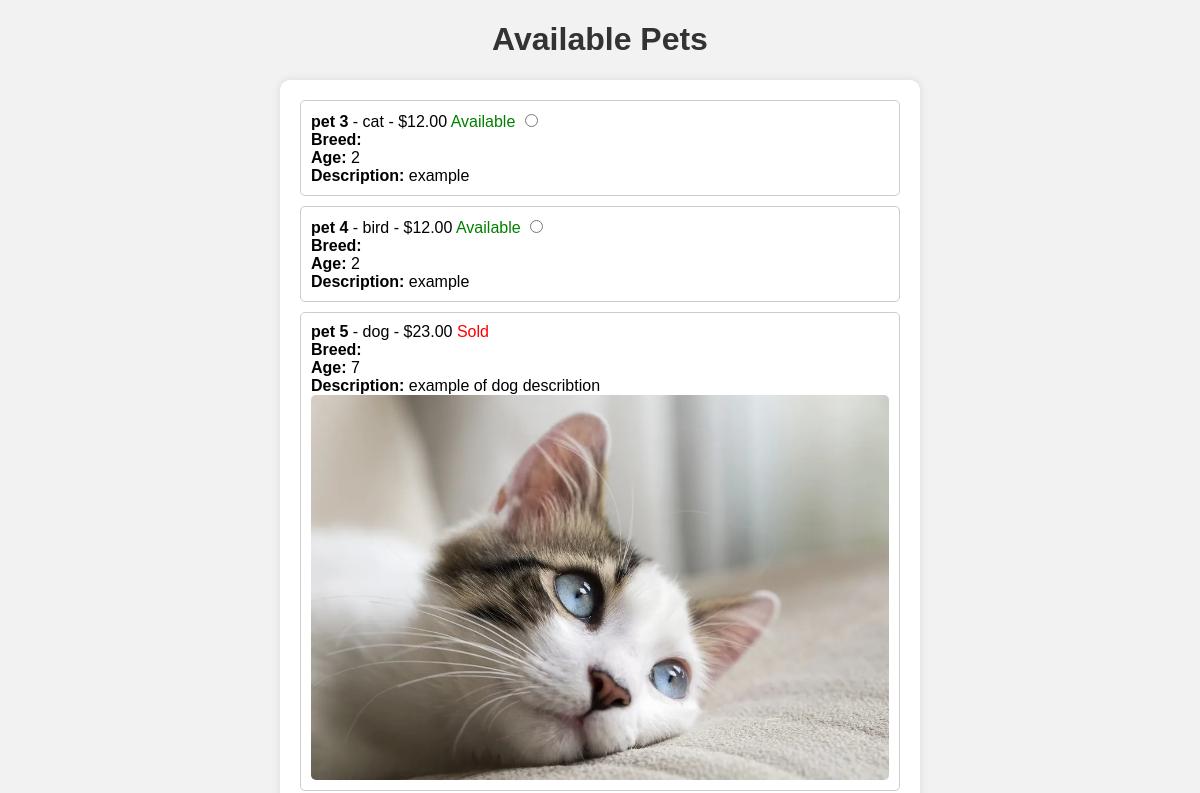
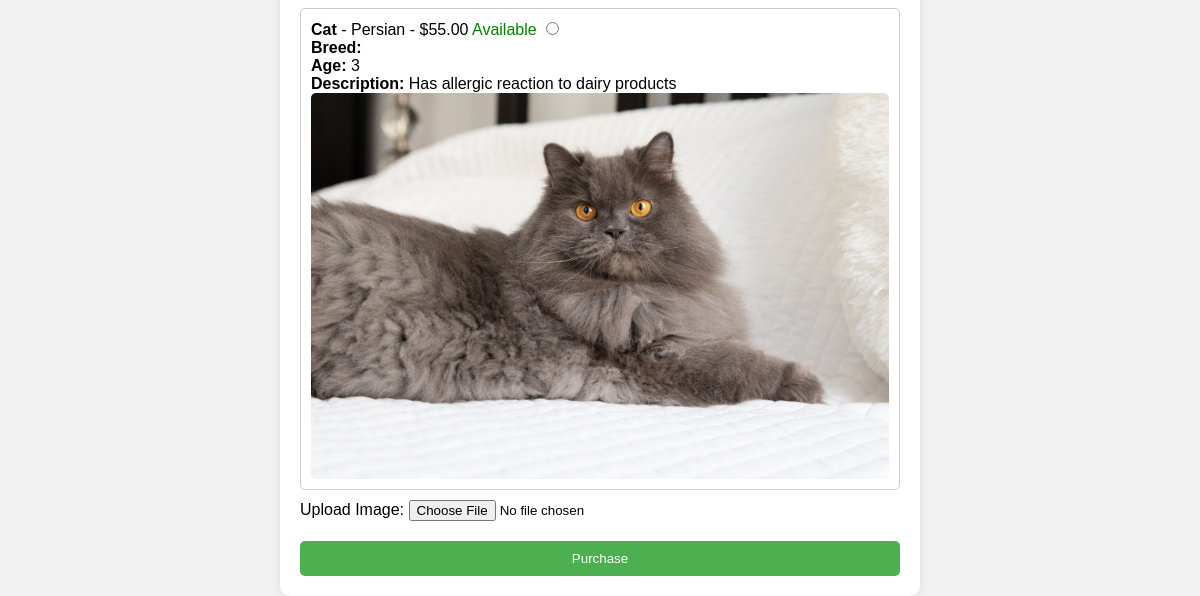
Before: /buy/ with the older database file (2 pictures, top to bottom).
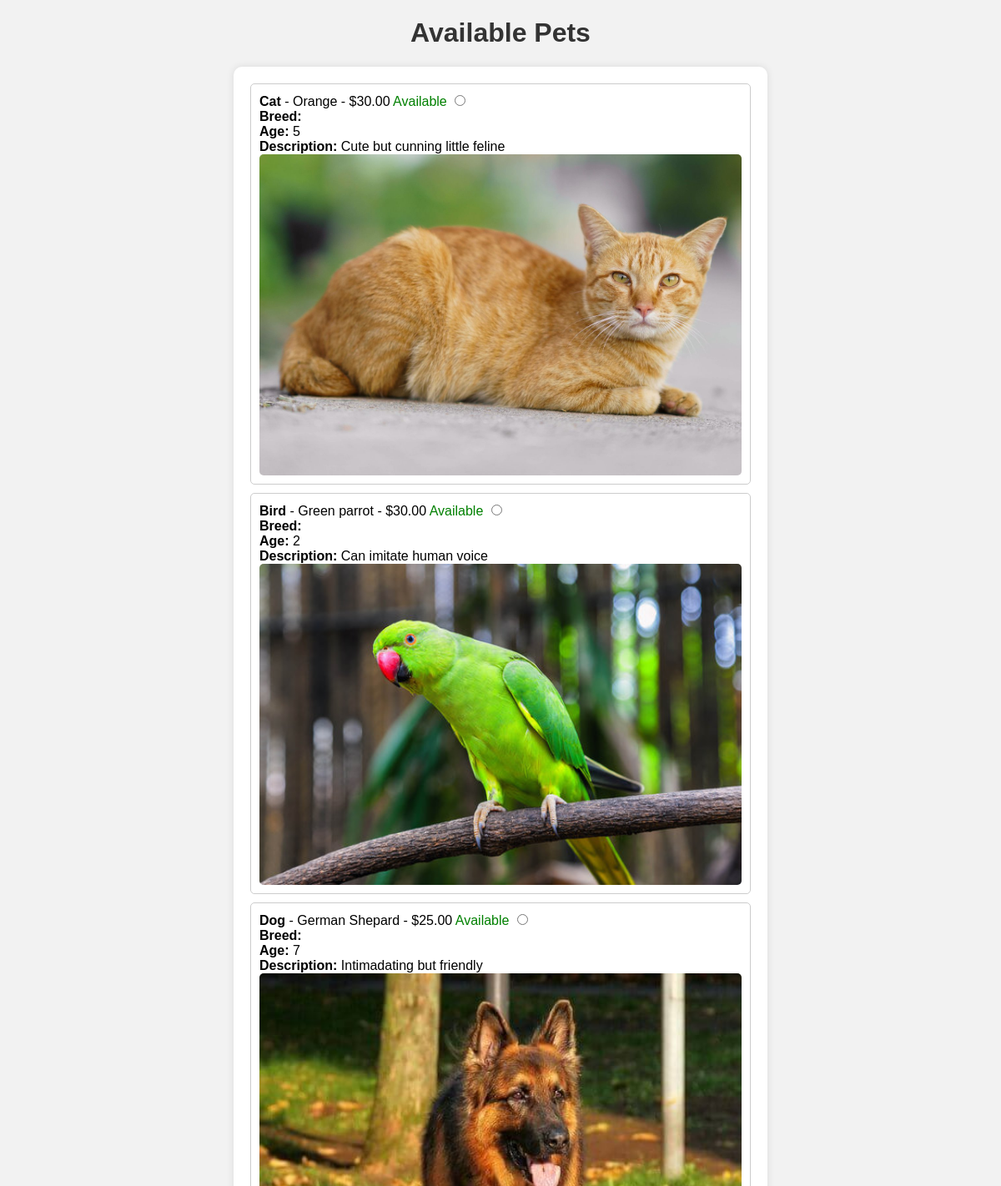
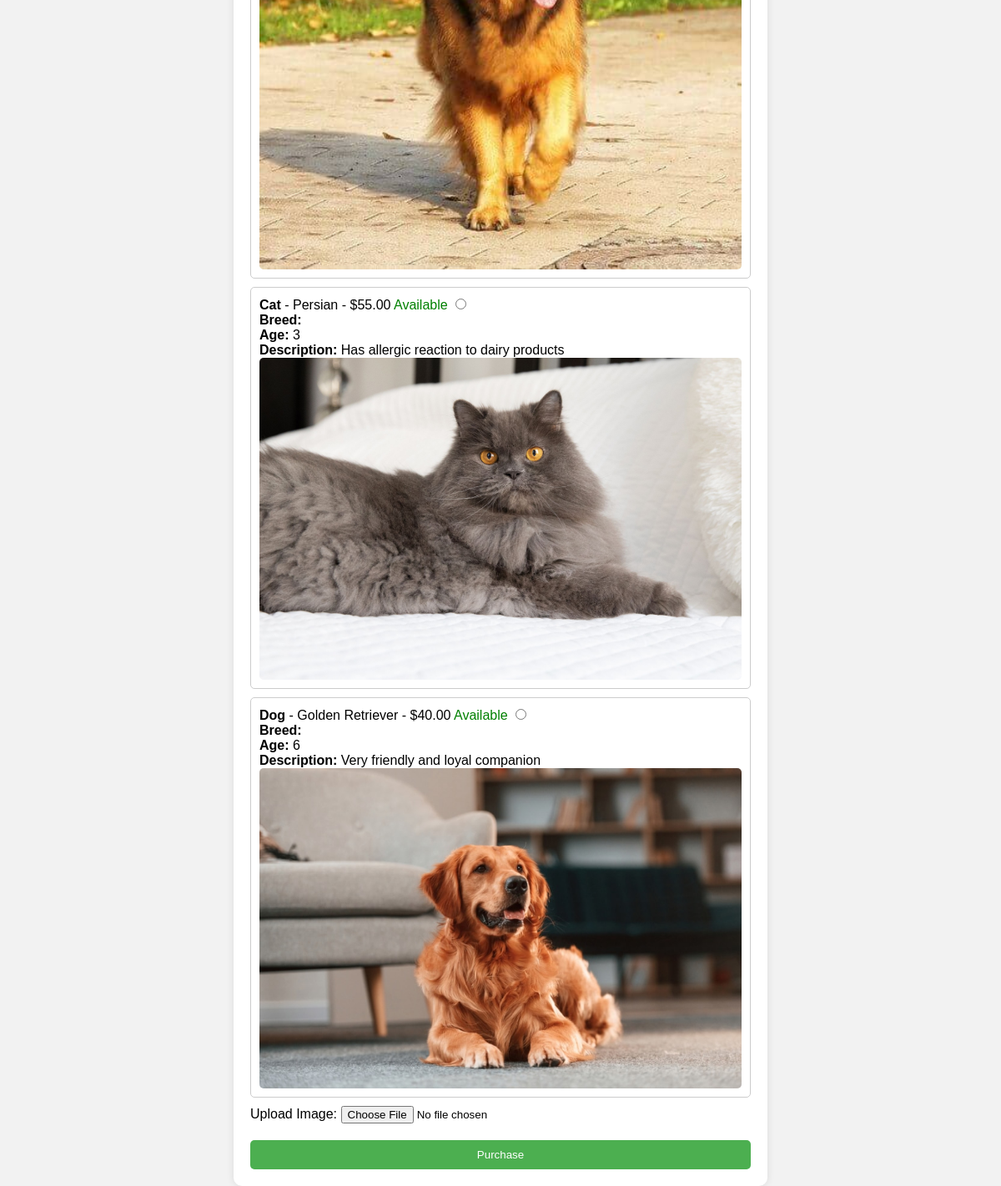
After: the same page with the newer database file (2 pictures, top to bottom).
### app1/models.py (models this page shows)
class PetAdd(models.Model):
    name = models.CharField(max_length=100)
    species = models.CharField(max_length=100)
    age = models.IntegerField()
    description = models.TextField()
    price = models.DecimalField(max_digits=10, decimal_places=2)
    available = models.BooleanField(default=True)
    image = models.ImageField(upload_to='pet_images/', null=True, blank=True)
    image_url = models.URLField(null=True, blank=True)

### app1/views.py (the view)
# urls.py: path('buy/', buy_pet, name='buy_pet'),
def buy_pet(request):
    if request.method == 'POST':
        pet_id = request.POST.get('pet_id')
        pet = PetAdd.objects.get(id=pet_id)
        pet.available = False  # Mark the pet as sold
        pet.save()  # Save the changes to the database
        return redirect('buy_pet')  # Redirect to refresh the page after purchase
    pets = PetAdd.objects.all()
    return render(request, 'buy.html', {'pets': pets})

### templates/buy.html (shortened to what this page needs)
<!DOCTYPE html>
<html lang="en">
<head>
</head>
<body>
    <h1>Available Pets</h1>
    <form method="post" action="{% url 'buy_pet' %}">
        {% for pet in pets %}
        <div class="pet-item" "{% if not pet.available %}opacity: 0.5;{% endif %}">
            <strong>{{ pet.name }}</strong> - {{ pet.species }} - ${{ pet.price }}
            {% if pet.available %}
                <span class="available">Available</span>
                <input type="radio" name="pet_id" value="{{ pet.id }}">
            {% else %}
                <span class="sold">Sold</span>
            {% endif %}
            <br>
            <strong>Breed:</strong> {{ pet.breed }}<br>
            <strong>Age:</strong> {{ pet.age }}<br>
            <strong>Description:</strong> {{ pet.description }}<br>
            <div class="pet-image-container">
                {% if pet.image %}
                    <img src="{{ pet.image.url }}" alt="{{ pet.name }}" class="pet-image">
                {% endif %}
            </div>
        </div>
        {% endfor %}
        <label for="pet_image">Upload Image:</label>
        <input type="file" name="pet_image" id="pet_image">
        <button type="submit">Purchase</button>
    </form>
</body>
</html>

### templates/buy.html (style rules this page uses)
body { font-family: Arial, sans-serif; background-color: #f2f2f2; margin: 0; padding: 0; }
h1 { text-align: center; color: #333; }
form { max-width: 600px; margin: 0 auto; padding: 20px; background-color: #fff; border-radius: 10px; box-shadow: 0 0 10px rgba(0, 0, 0, 0.1); }
.pet-item { border: 1px solid #ccc; padding: 10px; margin-bottom: 10px; background-color: #fff; border-radius: 5px; }
input[type="radio"] { margin-right: 10px; }
button[type="submit"] { display: block; width: 100%; padding: 10px; margin-top: 20px; background-color: #4CAF50; color: white; border: none; border-radius: 5px; cursor: pointer; transition: background-color 0.3s; }
.available { color: green; }
.pet-image-container { max-width: 100%; height: auto; overflow: hidden; border-radius: 5px; }
.pet-image { width: 100%; height: auto; display: block; }

Changed rows visible on the page:
changed PetAdd: name "pet 3" → "Cat"; species "cat" → "Orange"; price "12.00" → "30.00"; age "2" → "5"; description "example" → "Cute but cunning little feline"; image: picture added
changed PetAdd: name "pet 4" → "Bird"; species "bird" → "Green parrot"; price "12.00" → "30.00"; description "example" → "Can imitate human voice"; image: picture added
changed PetAdd: name "pet 5" → "Dog"; species "dog" → "German Shepard"; price "23.00" → "25.00"; pet_id (not shown) → "☐"; description "example of dog describtion" → "Intimadating but friendly"; image: a different picture; available "Sold" → "Available"
added PetAdd: name "Dog", species "Golden Retriever", price "40.00", age "6", description "Very friendly and loyal companion", image (picture)
